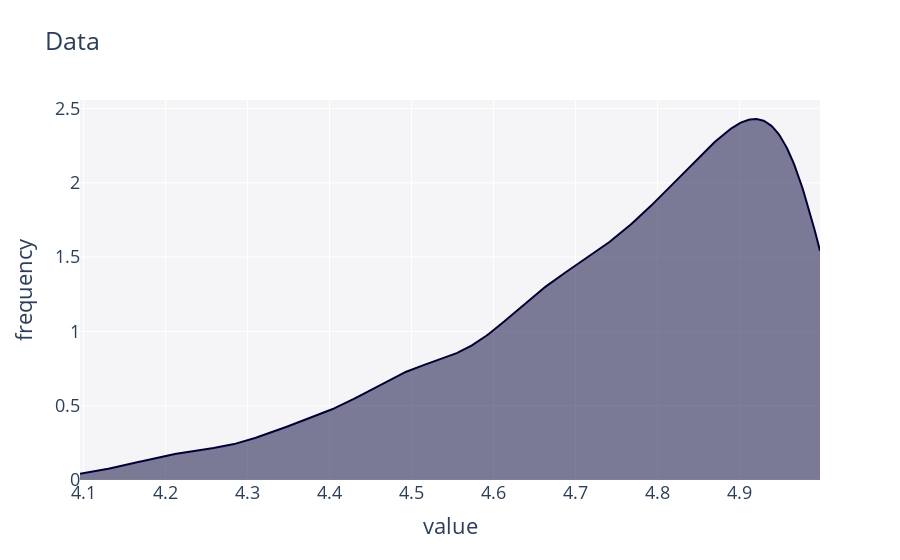

Source (notebook cell):
### Markdown cell above
## Univariate Copulae

### Code cell
from copulas.datasets import sample_univariate_beta

data = sample_univariate_beta()
data.head()

from copulas.visualization import dist_1d

dist_1d(data)

### Figure 1 — Plotly figure (JSON) as saved in the notebook; plotly's stock layout.template omitted (floating-point values rounded to 4 significant figures; data arrays with more than 128 entries replaced by an {"elided": "..."} marker saying what was removed)
{"data": [{"fill": "tozeroy", "hovertemplate": "<b>None</b><br>Frequency: %{y}<extra></extra>", "marker": {"color": "#000036"}, "mode": "lines", "showlegend": true, "type": "scatter", "x": {"elided": "500 float values"}, "xaxis": "x", "y": {"elided": "500 float values"}, "yaxis": "y"}], "layout": {"barmode": "overlay", "font": {"size": 18}, "hovermode": "closest", "legend": {"traceorder": "reversed"}, "plot_bgcolor": "#F5F5F8", "showlegend": false, "title": {"text": "Data"}, "xaxis": {"anchor": "y2", "domain": [0, 1], "title": {"text": "value"}, "zeroline": false}, "yaxis": {"anchor": "free", "domain": [0, 1], "position": 0, "title": {"text": "frequency"}}}}
